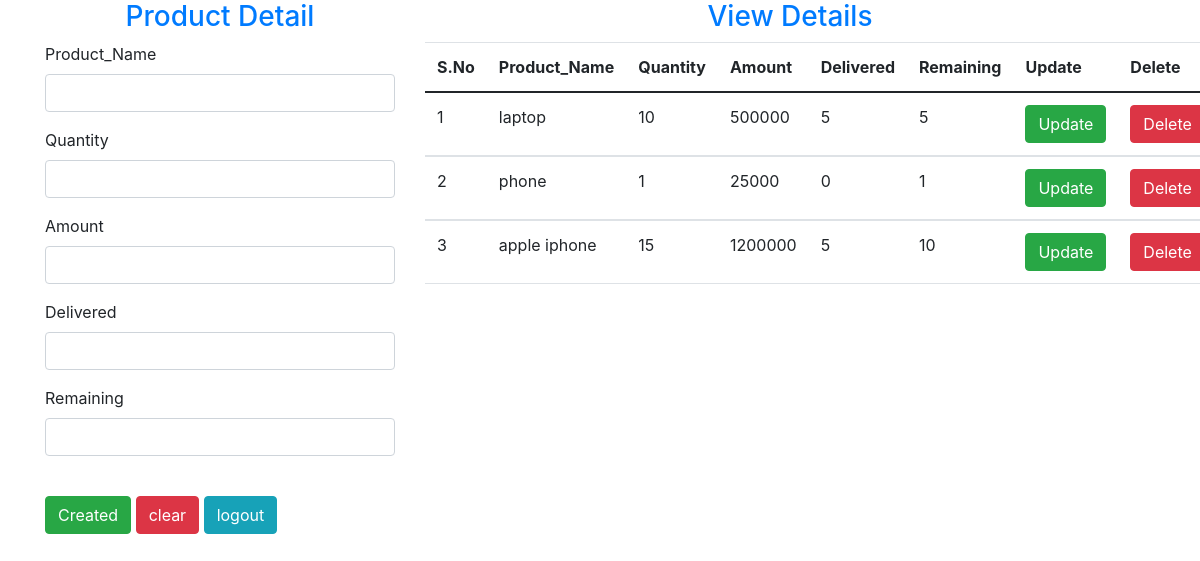
The page /home on the database its author committed.
### myapp/models.py (models this page shows, shortened)
class Store_product(models.Model):
    product_name = models.CharField(max_length=30)
    quantity= models.IntegerField()
    amount = models.TextField()
    delivered= models.IntegerField()
    remaining = models.IntegerField()

### myapp/views.py (the view)
# urls.py: path('home',views.home,name='home'),
def home(request):
    mydata=Store_product.objects.all()
    if(mydata!=''):
        return render(request,'product/product.html',{'datas':mydata})
    else:
        return render(request,'product/product.html')

### myapp/templates/product/product.html (shortened to what this page needs)
<!DOCTYPE html>
<html lang="en">
<head>
    {% load static %}
    <link rel="stylesheet" href="{% static 'bootstrap/css/bootstrap.min.css'%}">
    <link rel="stylesheet" href="https://stackpath.bootstrapcdn.com/bootstrap/4.1.1/css/bootstrap.min.css">
  </head>
<body>
    <div class="container">
         <div class="row">
          <div class="col-md-offset-1 col-md-4">
            <form action="addData" method="POST" autocomplete="off">
                 <h3 class="page-header text-primary text-center">Product Detail</h3>
                <div class="form-group">
                     <label>Product_Name</label>
                     <input type="text" class="form-control" name="product_name">
                </div>
                <div class="form-group">
                  <label>Quantity</label>
                  <input type="text" class="form-control" name="quantity">
                </div>
                <div class="form-group">
                  <label>Amount</label>
                  <input type="text" class="form-control" name="amount">
                </div>
                <div class="form-group">
                    <label>Delivered</label>
                    <input type="text" class="form-control" name="delivered">
                </div>
               <div class="form-group">
                  <label>Remaining</label>
                  <input type="text"  class="form-control" name="remaining">
               </div>
               <br/>
               <div class="form-group ">
                <input type="submit" value="Created" class="btn  btn-success" >
                <input type="reset" value="clear" class="btn btn-danger">
                <a href="{% url 'login' %}" class="btn btn-info" role="button">logout</a>
               </div>
           </form>
        </div>
           <div class="col-md-6 col-md-8 ">
            {% if datas %}
            <h3 class="page-header text-primary text-center">View Details</h3>
            <table class="table   table-hover">
                <thead>
                    <tr>
                        <th>S.No</th>
                        <th>Product_Name</th>
                        <th>Quantity</th>
                        <th>Amount</th>
                        <th>Delivered</th>
                        <th>Remaining</th>
                        <th>Update</th>
                        <th>Delete</th>
                    </tr>
                </thead>
                   {% for data in datas %}
                <tbody>
                    <tr>
                        <td>{{forloop.counter}}</t>
                        <td>{{data.product_name}}</td>
                        <td>{{data.quantity}}</td>
                        <td>{{data.amount}}</td>
                        <td>{{data.delivered}}</td>
                        <td>{{data.remaining}}</td>
                        <td><a class="btn btn-success" href="updateData/{{data.id}}">Update</a></td>
                        <td><a class="btn btn-danger" href="deleteData/{{data.id}}">Delete</a></td>
                    </tr>
                </tbody>
                {% endfor %}
            </table>
              {% endif %}
            </div>
       </div>
      </div>
</body>
</html>

### rows shown on the page
Store_product: product_name "laptop", quantity "10", amount "500000", delivered "5", remaining "5"
Store_product: product_name "phone", quantity "1", amount "25000", delivered "0", remaining "1"
Store_product: product_name "apple iphone", quantity "15", amount "1200000", delivered "5", remaining "10"
